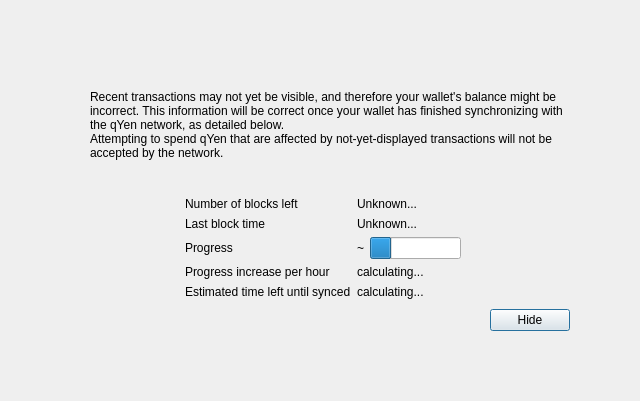
<?xml version="1.0" encoding="UTF-8"?>
<ui version="4.0">
 <class>ModalOverlay</class>
 <widget class="ModalOverlay" name="ModalOverlay">
  <property name="geometry">
   <rect>
    <x>0</x>
    <y>0</y>
    <width>640</width>
    <height>401</height>
   </rect>
  </property>
  <property name="windowTitle">
   <string>Form</string>
  </property>
  <layout class="QVBoxLayout" name="verticalLayout" stretch="0">
   <property name="sizeConstraint">
    <enum>QLayout::SetDefaultConstraint</enum>
   </property>
   <property name="leftMargin">
    <number>0</number>
   </property>
   <property name="topMargin">
    <number>0</number>
   </property>
   <property name="rightMargin">
    <number>0</number>
   </property>
   <property name="bottomMargin">
    <number>0</number>
   </property>
   <item>
    <widget class="QWidget" name="bgWidget" native="true">
     <property name="styleSheet">
      <string notr="true"/>
     </property>
     <layout class="QVBoxLayout" name="verticalLayoutMain" stretch="0">
      <property name="leftMargin">
       <number>60</number>
      </property>
      <property name="topMargin">
       <number>60</number>
      </property>
      <property name="rightMargin">
       <number>60</number>
      </property>
      <property name="bottomMargin">
       <number>60</number>
      </property>
      <item>
       <widget class="QWidget" name="contentWidget" native="true">
        <property name="styleSheet">
         <string notr="true"/>
        </property>
        <layout class="QVBoxLayout" name="verticalLayoutSub" stretch="1,0,0,0,0">
         <property name="spacing">
          <number>0</number>
         </property>
         <property name="leftMargin">
          <number>10</number>
         </property>
         <property name="topMargin">
          <number>10</number>
         </property>
         <property name="rightMargin">
          <number>10</number>
         </property>
         <property name="bottomMargin">
          <number>10</number>
         </property>
         <item>
          <layout class="QHBoxLayout" name="horizontalLayoutIconText" stretch="0,1">
           <property name="topMargin">
            <number>20</number>
           </property>
           <item>
            <layout class="QVBoxLayout" name="verticalLayoutIcon">
             <property name="leftMargin">
              <number>0</number>
             </property>
             <item>
              <widget class="QLabel" name="warningIcon">
               <property name="text">
                <string/>
               </property>
              </widget>
             </item>
             <item>
              <spacer name="verticalSpacerWarningIcon">
               <property name="orientation">
                <enum>Qt::Vertical</enum>
               </property>
               <property name="sizeHint" stdset="0">
                <size>
                 <width>20</width>
                 <height>40</height>
                </size>
               </property>
              </spacer>
             </item>
            </layout>
           </item>
           <item>
            <layout class="QVBoxLayout" name="verticalLayoutInfoText">
             <property name="leftMargin">
              <number>0</number>
             </property>
             <property name="topMargin">
              <number>0</number>
             </property>
             <item>
              <widget class="QLabel" name="infoText">
               <property name="text">
                <string>Recent transactions may not yet be visible, and therefore your wallet's balance might be incorrect. This information will be correct once your wallet has finished synchronizing with the qYen network, as detailed below.</string>
               </property>
               <property name="textFormat">
                <enum>Qt::RichText</enum>
               </property>
               <property name="wordWrap">
                <bool>true</bool>
               </property>
              </widget>
             </item>
             <item>
              <widget class="QLabel" name="infoTextStrong">
               <property name="text">
                <string>Attempting to spend qYen that are affected by not-yet-displayed transactions will not be accepted by the network.</string>
               </property>
               <property name="textFormat">
                <enum>Qt::RichText</enum>
               </property>
               <property name="wordWrap">
                <bool>true</bool>
               </property>
              </widget>
             </item>
             <item>
              <spacer name="verticalSpacerInTextSpace">
               <property name="orientation">
                <enum>Qt::Vertical</enum>
               </property>
               <property name="sizeHint" stdset="0">
                <size>
                 <width>20</width>
                 <height>40</height>
                </size>
               </property>
              </spacer>
             </item>
            </layout>
           </item>
          </layout>
         </item>
         <item>
          <spacer name="verticalSpacerAfterText">
           <property name="orientation">
            <enum>Qt::Vertical</enum>
           </property>
           <property name="sizeHint" stdset="0">
            <size>
             <width>20</width>
             <height>40</height>
            </size>
           </property>
          </spacer>
         </item>
         <item>
          <layout class="QFormLayout" name="formLayout">
           <property name="fieldGrowthPolicy">
            <enum>QFormLayout::FieldsStayAtSizeHint</enum>
           </property>
           <property name="formAlignment">
            <set>Qt::AlignHCenter|Qt::AlignTop</set>
           </property>
           <property name="horizontalSpacing">
            <number>6</number>
           </property>
           <property name="verticalSpacing">
            <number>6</number>
           </property>
           <property name="topMargin">
            <number>10</number>
           </property>
           <item row="0" column="0">
            <widget class="QLabel" name="labelNumberOfBlocksLeft">
             <property name="text">
              <string>Number of blocks left</string>
             </property>
            </widget>
           </item>
           <item row="0" column="1">
            <widget class="QLabel" name="numberOfBlocksLeft">
             <property name="text">
              <string>Unknown...</string>
             </property>
            </widget>
           </item>
           <item row="1" column="0">
            <widget class="QLabel" name="labelLastBlockTime">
             <property name="text">
              <string>Last block time</string>
             </property>
            </widget>
           </item>
           <item row="1" column="1">
            <widget class="QLabel" name="newestBlockDate">
             <property name="sizePolicy">
              <sizepolicy hsizetype="Maximum" vsizetype="Preferred">
               <horstretch>0</horstretch>
               <verstretch>0</verstretch>
              </sizepolicy>
             </property>
             <property name="text">
              <string>Unknown...</string>
             </property>
            </widget>
           </item>
           <item row="2" column="0">
            <widget class="QLabel" name="labelSyncDone">
             <property name="text">
              <string>Progress</string>
             </property>
            </widget>
           </item>
           <item row="2" column="1">
            <layout class="QHBoxLayout" name="horizontalLayoutSync" stretch="0,1">
             <item>
              <widget class="QLabel" name="percentageProgress">
               <property name="text">
                <string notr="true">~</string>
               </property>
              </widget>
             </item>
             <item>
              <widget class="QProgressBar" name="progressBar">
               <property name="value">
                <number>24</number>
               </property>
               <property name="format">
                <string/>
               </property>
              </widget>
             </item>
            </layout>
           </item>
           <item row="4" column="0">
            <widget class="QLabel" name="labelProgressIncrease">
             <property name="text">
              <string>Progress increase per hour</string>
             </property>
            </widget>
           </item>
           <item row="4" column="1">
            <widget class="QLabel" name="progressIncreasePerH">
             <property name="text">
              <string>calculating...</string>
             </property>
            </widget>
           </item>
           <item row="5" column="0">
            <widget class="QLabel" name="labelEstimatedTimeLeft">
             <property name="text">
              <string>Estimated time left until synced</string>
             </property>
            </widget>
           </item>
           <item row="5" column="1">
            <widget class="QLabel" name="expectedTimeLeft">
             <property name="text">
              <string>calculating...</string>
             </property>
            </widget>
           </item>
          </layout>
         </item>
         <item>
          <layout class="QHBoxLayout" name="horizontalLayoutButtons">
           <property name="leftMargin">
            <number>10</number>
           </property>
           <property name="topMargin">
            <number>10</number>
           </property>
           <item>
            <spacer name="horizontalSpacer">
             <property name="orientation">
              <enum>Qt::Horizontal</enum>
             </property>
             <property name="sizeHint" stdset="0">
              <size>
               <width>40</width>
               <height>20</height>
              </size>
             </property>
            </spacer>
           </item>
           <item>
            <widget class="QPushButton" name="closeButton">
             <property name="text">
              <string>Hide</string>
             </property>
             <property name="focusPolicy">
              <enum>Qt::StrongFocus</enum>
             </property>
             <property name="default">
              <bool>true</bool>
             </property>
            </widget>
           </item>
          </layout>
         </item>
         <item>
          <layout class="QVBoxLayout" name="verticalLayout_2">
           <item>
            <spacer name="verticalSpacer">
             <property name="orientation">
              <enum>Qt::Vertical</enum>
             </property>
             <property name="sizeHint" stdset="0">
              <size>
               <width>20</width>
               <height>40</height>
              </size>
             </property>
            </spacer>
           </item>
          </layout>
         </item>
        </layout>
       </widget>
      </item>
     </layout>
    </widget>
   </item>
  </layout>
 </widget>
 <customwidgets>
  <customwidget>
   <class>ModalOverlay</class>
   <extends>QWidget</extends>
   <header>qt/modaloverlay.h</header>
   <container>1</container>
  </customwidget>
 </customwidgets>
 <resources/>
 <connections/>
</ui>
